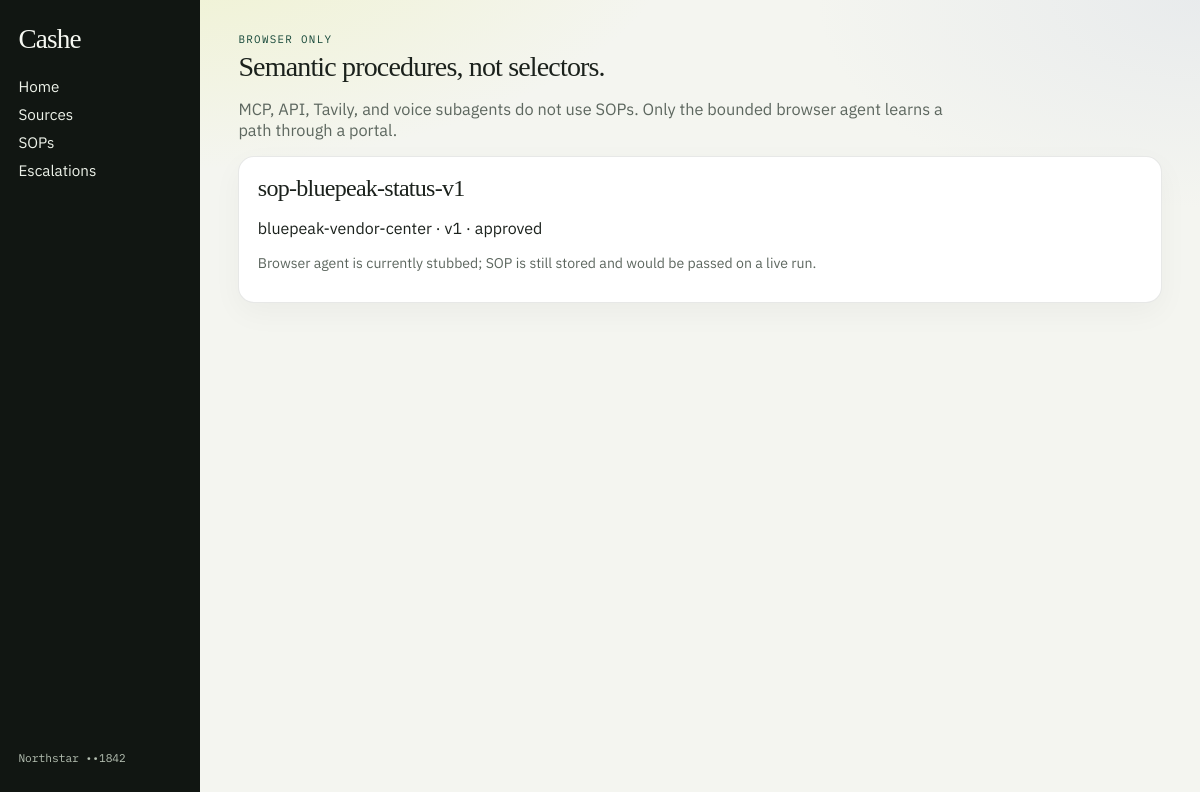
/sops, run on the app's committed database.
### cashe/models.py (models this page shows)
class Base(DeclarativeBase):
    pass

class Sop(Base):
    __tablename__ = "sop"
    sop_id: Mapped[str] = mapped_column(String, primary_key=True)
    source_id: Mapped[str] = mapped_column(String)
    goal_type: Mapped[str] = mapped_column(String)
    version: Mapped[int] = mapped_column(Integer)
    status: Mapped[str] = mapped_column(String)
    parameters_json: Mapped[str] = mapped_column(Text)
    steps_json: Mapped[str] = mapped_column(Text)
    verification_json: Mapped[str] = mapped_column(Text)
    learned_hints_json: Mapped[str] = mapped_column(Text)
    created_from_run_id: Mapped[str | None] = mapped_column(String, nullable=True)

### cashe/main.py (the view)
@app.get("/sops", response_class=HTMLResponse)
def sops_page(request: Request):
    db = session()
    sops = db.scalars(select(Sop)).all()
    runs = db.scalars(select(SopRun).order_by(SopRun.created_at.desc())).all()
    db.close()
    return templates.TemplateResponse(request, "sops.html", {"sops": sops, "runs": runs})

### cashe/templates/sops.html (shortened to what this page needs)
{% extends "base.html" %}
{% block body %}
<section class="mast compact">
  <p class="eyebrow">Browser only</p>
  <h1>Semantic procedures, not selectors.</h1>
  <p class="lede">MCP, API, Tavily, and voice subagents do not use SOPs. Only the bounded browser agent learns a path through a portal.</p>
</section>
{% for sop in sops %}
<article class="stmt">
  <header>
    <h2>{{ sop.sop_id }}</h2>
    <p>{{ sop.source_id }} · v{{ sop.version }} · {{ sop.status }}</p>
  </header>
  <p class="caption">Browser agent is currently stubbed; SOP is still stored and would be passed on a live run.</p>
</article>
{% endfor %}
{% endblock %}

### cashe/static/app.css (style rules this page uses)
:root { --ink: #1b211c; --forest: #154738; --lime: #dce64c; --paper: #f4f5f0; --card: #ffffff; --muted: #5d675f; --line: rgba(27, 33, 28, 0.1); --decline: #c23b22; --ok: #1f7a4c; --warn: #c4a035; --bank: #3a6cf0; --mcp: #154738; --api: #e07a2f; --browser: #6b4fd3; --voice: #0f8a7a; --conflict: #c23b22; --rail: #111612; }
* { box-sizing: border-box; }
html, body { margin: 0; min-height: 100%; }
body { background: radial-gradient(900px 420px at 12% -10%, rgba(220, 230, 76, 0.22), transparent 60%), radial-gradient(700px 380px at 100% 0%, rgba(180, 190, 220, 0.18), transparent 55%), var(--paper); color: var(--ink); font-family: "IBM Plex Sans", "Helvetica Neue", sans-serif; }
.mast h1, .explanation h2, .stmt h2, .source-card h2, .channel-card h2, .esc-card h2, .esc-card h3 { font-family: "Instrument Serif", Georgia, serif; font-weight: 400; letter-spacing: -0.03em; margin: 0.15rem 0 0.5rem; line-height: 1.08; }
.mast h1 { font-size: 2.4rem; max-width: 22ch; }
.mast.compact h1 { font-size: 1.75rem; max-width: 36ch; }
.eyebrow { font-family: "IBM Plex Mono", monospace; font-size: 0.68rem; letter-spacing: 0.12em; text-transform: uppercase; color: var(--forest); margin: 0 0 0.35rem; }
.lede, .now-line { max-width: 46rem; color: var(--muted); font-size: 1.02rem; }
.caption, .muted { color: var(--muted); font-size: 0.88rem; }
.variance-band > div, .stmt, .source-card, .esc-card, .explanation, .card { background: var(--card); border: 1px solid var(--line); border-radius: 16px; padding: 1rem 1.15rem; box-shadow: 0 10px 30px rgba(27, 33, 28, 0.04); }

### data on the page
Sop: sop_id "sop-bluepeak-status-v1", source_id "bluepeak-vendor-center", version "1", status "approved"
